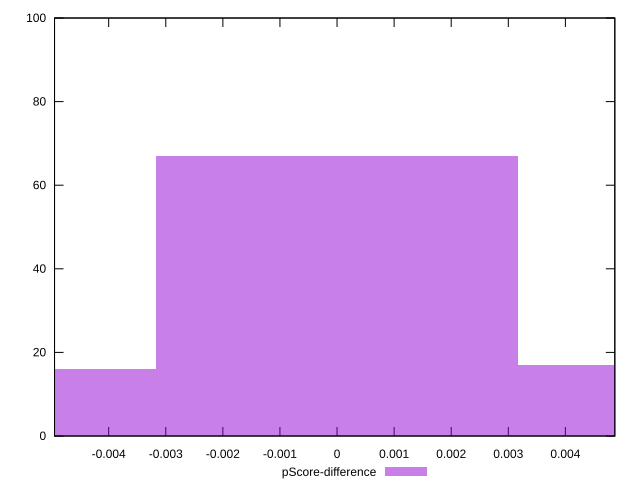

This chart was generated by the following gnuplot code:
reset

$pScoreDifference <<EOF
0 67
0.006347918015545359 17
-0.006347918015545359 16
EOF

set key outside below
set boxwidth 0.006347918015545359
set xrange [-0.004948582719496386:0.004865992966229693]
set yrange [0:100]
set trange [0:100]
set style fill transparent solid 0.5 noborder
set terminal svg size 640, 490 enhanced background rgb 'white'
set output "report_00015_2021-02-09T16-11-33.973Z/total-blocking-time/samples/pages+cached+noadtech+nomedia+nocss/pScore-difference/histogram.svg"

plot $pScoreDifference title "pScore-difference" with boxes

reset
